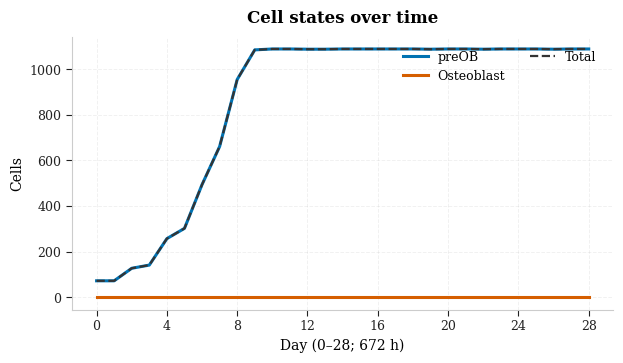
#> input picture main_out/C1/01_states_counts.png, 623 x 363 px, found by its file name; its folder holds only this picture in this run
$ python ars_analysis.py --input ../main_out/C1 --glob ../main_out/C1/01_states_counts.png
#> lines starting #> are read from the running program, lines starting #| are printed output that depends on the picture; after the words box and inside, x2 and y2 are one past the last pixel; in counts of white or black regions, pixels touching at a corner belong together
#!/usr/bin/env python3
# -*- coding: utf-8 -*-
"""
Alizarin Red S area — memory-safe, two-pass thresholds, clean overlays.

Method (default):
- Pass 1: for each image, compute Otsu on a downscaled (thumb) (R-G) image.
          Global T_rg = median of per-image Otsu values (robust, low RAM).
- Pass 2: per image, mask = (R-G > T_rg) AND (L* < Lcap). No cleanup by design.

Options:
- --mode global  (default): use median of per-image Otsu thresholds
- --mode perimg: compute Otsu per image (on a thumbnail) and apply to that image
- --thumb controls downscale used for Otsu estimation only (default 0.25)

Condition detection:
- From file prefix C1_..C8_ or parent folder c1..c8.

Outputs:
  <out>/
    masks/*.png        (downscaled for speed)
    overlays/*.png     (downscaled RGB with blue edges)
    tables/ars_area_by_image.csv
    tables/threshold_summary.csv
    figs/violin_percent_area.png
    figs/bar_mean_sd_percent_area.png

Usage:
  python ars_analysis.py --input arsdata --out ars_out
  python ars_analysis.py --input arsdata --output ars_out
"""

from __future__ import annotations
import argparse, re
from pathlib import Path
from typing import Dict, List, Tuple, Optional

import numpy as np
import pandas as pd
from skimage import io, color, segmentation, img_as_ubyte, transform
from skimage.filters import threshold_otsu

import matplotlib

matplotlib.use("Agg")
import matplotlib.pyplot as plt

# -------- Colors / Labels --------
VIOLIN_COLOR = "#E69F00"
DOT_COLOR = "#0072B2"
MEAN_COLOR = "#009E73"
MEDIAN_COLOR = MEAN_COLOR
MEAN_TEXT_FMT = "{:.2f}"
MEAN_TEXT_OFFSET = 0.14
_JITTER_RNG = np.random.default_rng(42)

COND_CODE: Dict[str, str] = {
    "C1": "Basal",
    "C2": "Osteo",
    "C3": "Osteo+D/MK4 (L/L)",
    "C4": "Osteo+D/MK4 (L/H)",
    "C5": "Osteo+D/MK4 (H/L)",
    "C6": "Osteo+D/MK4 (H/H)",
    "C7": "Osteo+Dex (H)",
    "C8": "Osteo+MK-4 (H)",
}
ORDER_C: List[str] = list(COND_CODE.values())
LABELS_2LINE: Dict[str, str] = {
    "Basal": "Basal",
    "Osteo": r"A+$\beta$-GP",
    "Osteo+D/MK4 (L/L)": r"A+$\beta$-GP" + "\n" + r"$D_LK_L$",
    "Osteo+D/MK4 (L/H)": r"A+$\beta$-GP" + "\n" + r"$D_LK_H$",
    "Osteo+D/MK4 (H/L)": r"A+$\beta$-GP" + "\n" + r"$D_HK_L$",
    "Osteo+D/MK4 (H/H)": r"A+$\beta$-GP" + "\n" + r"$D_HK_H$",
    "Osteo+Dex (H)": r"A+$\beta$-GP" + "\n" + r"$D_HK_0$",
    "Osteo+MK-4 (H)": r"A+$\beta$-GP" + "\n" + r"$D_0K_H$",
}

COND_RE = re.compile(r"\b(C[1-8])[_\-]", re.IGNORECASE)


def two_line_label(label: str) -> str:
    """Return a two-line version of the condition label if available."""
    return LABELS_2LINE.get(label, label)


# -------- Helpers --------
def detect_condition(path: Path) -> Tuple[str, str]:
    m = COND_RE.search(path.name)
    if m:
        code = m.group(1).upper()
    else:
        parent = path.parent.name.lower()
        if parent in [f"c{i}" for i in range(1, 9)]:
            code = parent.upper()
        else:
            gp = path.parent.parent.name.lower() if path.parent.parent else ""
            code = gp.upper() if gp in [f"c{i}" for i in range(1, 9)] else "UNKNOWN"
    return code, COND_CODE.get(code, "Unknown")


def load_rgb_float(p: Path) -> np.ndarray:
    """Load as float32 in [0,1], handle 2D, HWC/CHW, and RGBA."""
    img = io.imread(str(p))
    if img.ndim == 2:
        img = np.stack([img, img, img], axis=-1)
    elif img.ndim == 3:
        if img.shape[-1] in (3, 4):  # HWC
            img = img[..., :3]
        elif img.shape[0] in (3, 4):  # CHW
            img = np.moveaxis(img, 0, -1)[..., :3]
        else:
            raise ValueError(f"Unexpected image shape for {p}: {img.shape}")
    else:
        raise ValueError(f"Unsupported ndim for {p}: {img.ndim}")
    img = img.astype(np.float32)
    if img.max() > 1.01:  # 0-255 → 0-1
        img /= 255.0
    return np.clip(img, 0, 1)


def resize_safe(arr: np.ndarray, scale: float, order: int, aa: bool) -> np.ndarray:
    if scale == 1.0:
        return arr
    h, w = arr.shape[:2]
    new_hw = (max(1, int(h * scale)), max(1, int(w * scale)))
    if arr.ndim == 2:
        return transform.resize(
            arr, new_hw, order=order, preserve_range=True, anti_aliasing=aa
        ).astype(np.float32)
    else:
        return transform.resize(
            arr,
            (new_hw[0], new_hw[1], arr.shape[2]),
            order=order,
            preserve_range=True,
            anti_aliasing=aa,
        ).astype(np.float32)


def save_downscaled_png(path: Path, img: np.ndarray, scale: float):
    if img.ndim == 2:
        img_small = resize_safe(img, scale, order=0, aa=False)
    else:
        img_small = resize_safe(img, scale, order=1, aa=True)
    io.imsave(str(path), img_as_ubyte(np.clip(img_small, 0, 1)), check_contrast=False)


def overlay_edges(rgb: np.ndarray, mask: np.ndarray) -> np.ndarray:
    edges = segmentation.find_boundaries(mask, mode="outer")
    out = rgb.copy()
    out[edges] = [0, 0, 1.0]  # blue
    return out


def quick_rg_threshold(p: Path, thumb: float) -> float:
    """Compute Otsu on (R-G) of a thumbnail. Low RAM."""
    rgb = load_rgb_float(p)
    if thumb != 1.0:
        rgb = resize_safe(rgb, thumb, order=1, aa=True)
    rg_small = (rgb[..., 0] - rgb[..., 1]).astype(np.float32)
    return float(threshold_otsu(rg_small))


# -------- Plots --------
def jittered_scatter(ax, x_center, values, width=0.3):
    if len(values) == 0:
        return
    x = x_center + _JITTER_RNG.uniform(-width, width, size=len(values))
    ax.scatter(
        x,
        values,
        s=18,
        color=DOT_COLOR,
        edgecolor="black",
        linewidth=0.3,
        alpha=0.85,
        zorder=3,
    )


def violin_with_median(df: pd.DataFrame, outpath: Path):
    feat = "percent_area"
    groups = [g for g in ORDER_C if g in df["condition"].unique()]
    data = [df.loc[df["condition"] == g, feat].dropna().values for g in groups]

    fig, ax = plt.subplots(figsize=(12.5, 5.2))
    ax.yaxis.grid(True, linestyle="--", linewidth=0.6, alpha=0.4)
    parts = ax.violinplot(data, showmeans=False, showmedians=False, showextrema=False)
    for body in parts["bodies"]:
        body.set_facecolor(VIOLIN_COLOR)
        body.set_edgecolor("black")
        body.set_alpha(0.55)
        body.set_linewidth(0.7)

    for idx, values in enumerate(data, start=1):
        jittered_scatter(ax, idx, values)

    for i, g in enumerate(groups, start=1):
        y = df.loc[df["condition"] == g, feat].dropna().values
        if len(y) == 0:
            continue
        mu = float(np.mean(y))
        med = float(np.median(y))
        sd = float(np.std(y, ddof=1)) if len(y) > 1 else np.nan
        ci = 1.96 * sd / np.sqrt(len(y)) if len(y) > 1 else np.nan

        ax.plot([i], [med], "s", ms=5.0, color="black", mec="black", mew=0.5, zorder=5)
        ax.plot(
            [i], [mu], "D", ms=6.2, color=MEAN_COLOR, mec="black", mew=0.5, zorder=6
        )
        if np.isfinite(sd):
            ax.errorbar(
                [i],
                [mu],
                yerr=sd,
                fmt="none",
                ecolor="black",
                elinewidth=1.0,
                capsize=4,
                zorder=4,
            )
        if np.isfinite(ci):
            ax.errorbar(
                [i],
                [mu],
                yerr=ci,
                fmt="none",
                ecolor="#444444",
                elinewidth=2.0,
                alpha=0.7,
                zorder=3,
            )
        ax.text(
            i + MEAN_TEXT_OFFSET,
            mu,
            MEAN_TEXT_FMT.format(mu),
            ha="left",
            va="center",
            fontsize=8.5,
            color=MEAN_COLOR,
            fontweight="bold",
        )

    ax.set_xticks(range(1, len(groups) + 1))
    ax.set_xticklabels([two_line_label(g) for g in groups])
    ax.set_ylabel("ARS-stained area (%)")
    ax.set_title("Alizarin Red S — Area Fraction per Condition")
    fig.tight_layout()
    fig.savefig(outpath, dpi=300)
    plt.close(fig)


def bar_mean_sd_with_text(df: pd.DataFrame, outpath: Path):
    groups = [g for g in ORDER_C if g in df["condition"].unique()]
    means = [df.loc[df["condition"] == g, "percent_area"].mean() for g in groups]
    sds = [df.loc[df["condition"] == g, "percent_area"].std(ddof=1) for g in groups]

    fig, ax = plt.subplots(figsize=(12, 4))
    x = np.arange(len(groups))
    ax.bar(
        x, means, yerr=sds, capsize=4, color=VIOLIN_COLOR, edgecolor="black", alpha=0.75
    )
    ax.plot(
        x,
        means,
        linestyle="none",
        marker="D",
        color=MEDIAN_COLOR,
        markeredgecolor="black",
        markeredgewidth=0.4,
    )
    for xi, m in zip(x, means):
        ax.text(
            xi,
            m,
            f"{m:.1f}",
            ha="center",
            va="bottom",
            color=MEDIAN_COLOR,
            fontsize=9,
            weight="bold",
        )
    ax.set_xticks(x)
    ax.set_xticklabels([two_line_label(g) for g in groups])
    ax.set_ylabel("ARS-stained area (%)")
    ax.set_title("Alizarin Red S — Mean ± SD (with mean value)")
    ax.grid(True, axis="y", alpha=0.3)
    fig.tight_layout()
    fig.savefig(outpath, dpi=300)
    plt.close(fig)


# -------- Main --------
def main():
    ap = argparse.ArgumentParser()
    ap.add_argument("-i", "--input", required=True, help="Root folder with images.")
    ap.add_argument(
        "-o",
        "--out",
        "--output",
        dest="out",
        default="ars_out",
        help="Base output folder for masks, overlays, tables, and figures.",
    )
    ap.add_argument("--glob", default="**/*.tif", help="Recursive glob for images.")
    ap.add_argument(
        "--lcap",
        type=float,
        default=75.0,
        help="L* cap: only pixels darker than this are allowed.",
    )
    ap.add_argument(
        "--save-scale", type=float, default=0.5, help="Downscale factor for saved PNGs."
    )
    ap.add_argument(
        "--thumb",
        type=float,
        default=0.25,
        help="Downscale used for Otsu estimation (0.1–0.5 good).",
    )
    ap.add_argument(
        "--mode",
        choices=["global", "perimg"],
        default="global",
        help="Threshold strategy: median-of-per-image (global) or per-image.",
    )
    args = ap.parse_args()

    in_root = Path(args.input)
    out_root = Path(args.out)
    d_masks = out_root / "masks"
    d_ovl = out_root / "overlays"
    d_tabs = out_root / "tables"
    d_figs = out_root / "figs"
    for d in [d_masks, d_ovl, d_tabs, d_figs]:
        d.mkdir(parents=True, exist_ok=True)

    # 1) Discover images & conditions
    files = sorted(in_root.glob(args.glob))
    items = []
    for p in files:
        code, label = detect_condition(p)
        if label != "Unknown":
            items.append({"path": p, "cond_code": code, "condition": label})
    if not items:
        raise SystemExit("No C1..C8 images found. Check names/folders.")
    df_idx = pd.DataFrame(items)

    # 2) Build thresholds (lightweight)
    if args.mode == "global":
        t_list: List[float] = []
        for p in df_idx["path"]:
            try:
                t = quick_rg_threshold(p, thumb=args.thumb)
#> in load_rgb_float, img is the input picture: shape (363, 623, 4); mean R, G, B, A 249.5, 249.2, 248.8, 255
#> in quick_rg_threshold, `rg_small = (rgb[..., 0] - rgb[..., 1]).astype(np.float32)`:
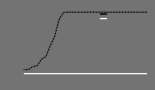
#> rg_small: shape (90, 155) float32; min -0.231, max 0.281, mean 0.00113; drawn with min black and max white
#> t = 0.0761
                t_list.append(t)
            except Exception as e:
                print(f"[skip T] {p.name}: {e}")
        if not t_list:
            raise SystemExit("No thresholds computed.")
        T_rg_global = float(np.median(t_list))
#> T_rg_global = 0.0761
        print(
            f"[info] Global T_rg (median of per-image Otsu on thumb={args.thumb}): {T_rg_global:.5f}"
        )
#| [info] Global T_rg (median of per-image Otsu on thumb=0.25): 0.07609
    else:
        T_rg_global = np.nan  # unused

    # 3) Process images one-by-one (no caching)
    out_rows = []
    for p, cond_code, condition in df_idx[
        ["path", "cond_code", "condition"]
    ].itertuples(index=False):
        try:
            rgb = load_rgb_float(p)
            lab = color.rgb2lab(rgb).astype(np.float32)  # L* in [0..100]
#> lab: shape (363, 623, 3) float32; mean of channels 0, 1, 2 97.9, 0.2, 0.2
            L = lab[..., 0]
            rg = (rgb[..., 0] - rgb[..., 1]).astype(np.float32)
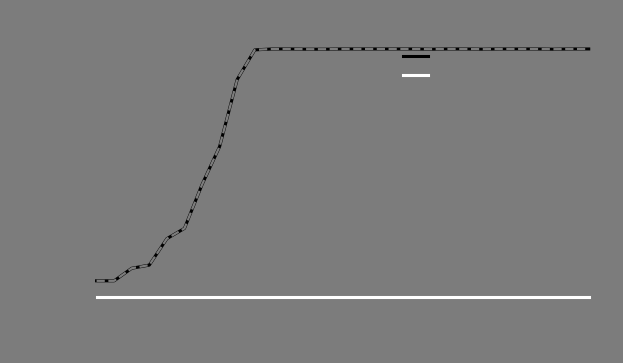
#> rg: shape (363, 623) float32; min -0.447, max 0.467, mean 0.00115; drawn with min black and max white

            if args.mode == "global":
                T_rg = T_rg_global
#> T_rg = 0.0761
            else:
                # per-image threshold from a thumbnail
                T_rg = quick_rg_threshold(p, thumb=args.thumb)

            mask = (rg > T_rg) & (L < args.lcap)
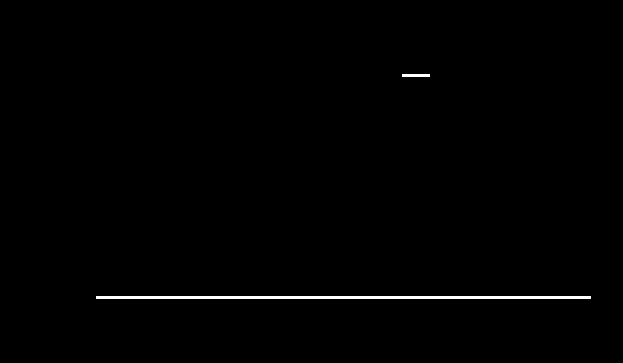
#> mask: shape (363, 623) bool; 0.69% white; 2 white regions, box (x1, y1, x2, y2) and area: (96, 296, 591, 299) 1485, (402, 74, 430, 77) 84

            stained = int(mask.sum())
#> stained = 1569
            total = mask.size
            frac = stained / total * 100.0
#> frac = 0.694

            stem = p.stem
            save_downscaled_png(
                d_masks / f"{stem}_mask.png", mask.astype(np.float32), args.save_scale
            )
            ov = overlay_edges(rgb, mask)
#> in overlay_edges, `out[edges] = [0, 0, 1.0]`:
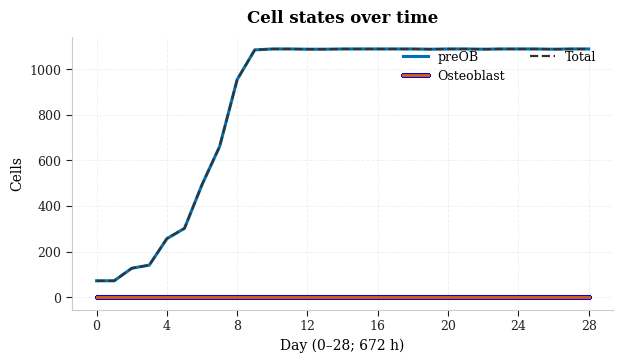
#> out: shape (363, 623, 3) float32; mean of channels 0, 1, 2 0.974, 0.973, 0.976; drawn as R, G, B
            save_downscaled_png(d_ovl / f"{stem}_overlay.png", ov, args.save_scale)
#> call 3 of resize_safe, with scale = 0.5, order = 1, aa = True
#> in resize_safe (call 3), `return transform.resize( arr, (new_hw[0], new_hw[1], arr.shape[2]), or..`:
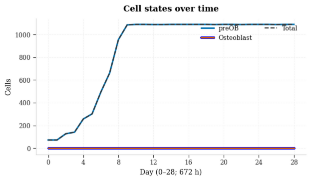
#> returned value: shape (181, 311, 3) float32; mean of channels 0, 1, 2 0.973, 0.972, 0.977; drawn as R, G, B

            out_rows.append(
                {
                    "image": stem,
                    "path": str(p),
                    "cond_code": cond_code,
                    "condition": condition,
                    "percent_area": frac,
                    "stained_pixels": stained,
                    "total_pixels": total,
                    "T_rg_used": float(T_rg),
                }
            )
        except Exception as e:
            print(f"[error] {p.name}: {e}")

    if not out_rows:
        raise SystemExit("No images processed successfully.")

    df_res = pd.DataFrame(out_rows)
#> df_res = table of 1 rows and 8 columns
    df_res.to_csv(d_tabs / "ars_area_by_image.csv", index=False)

    # 4) Threshold summary
    if args.mode == "global":
        pd.DataFrame(
            [
                {
                    "rule": "mask = (R-G > T_rg) AND (L* < Lcap)",
                    "mode": "global-median",
                    "T_rg_global": float(T_rg_global),
                    "Lcap": float(args.lcap),
                    "thumb": float(args.thumb),
                    "n_images": int(len(df_idx)),
                }
            ]
        ).to_csv(d_tabs / "threshold_summary.csv", index=False)
    else:
        pd.DataFrame(
            [
                {
                    "rule": "mask = (R-G > T_rg_img) AND (L* < Lcap)",
                    "mode": "per-image",
                    "Lcap": float(args.lcap),
                    "thumb": float(args.thumb),
                    "n_images": int(len(df_idx)),
                }
            ]
        ).to_csv(d_tabs / "threshold_summary.csv", index=False)

    # 5) Figures
    violin_with_median(df_res, d_figs / "violin_percent_area.pdf")
#> in violin_with_median, `fig.savefig(outpath, dpi=300)`:
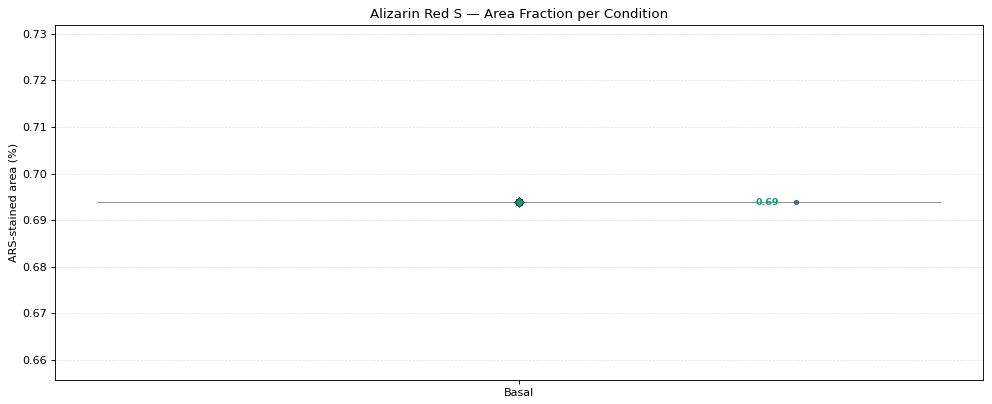
#> figure drawn by matplotlib, 1 panel
    bar_mean_sd_with_text(df_res, d_figs / "bar_mean_sd_percent_area.pdf")
#> in bar_mean_sd_with_text, `fig.savefig(outpath, dpi=300)`:
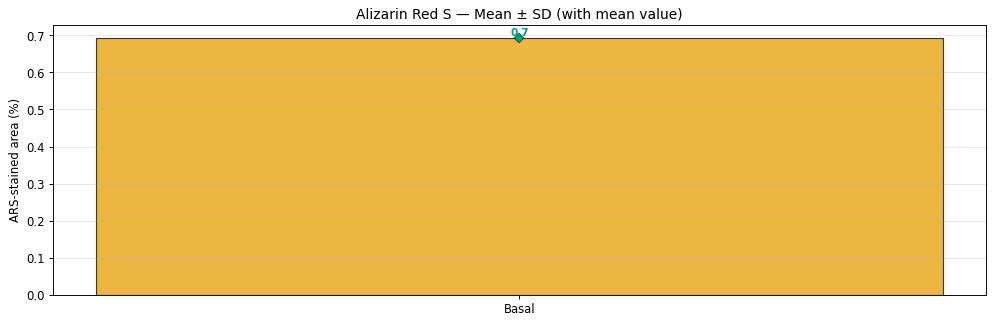
#> figure drawn by matplotlib, 1 panel

    print("✅ Done:", out_root)
    print("  Masks:", d_masks)
    print("  Overlays:", d_ovl)
    print(
        "  Tables:",
        d_tabs / "ars_area_by_image.csv",
        ",",
        d_tabs / "threshold_summary.csv",
    )
    print(
        "  Figures:",
        d_figs / "violin_percent_area.png",
        ",",
        d_figs / "bar_mean_sd_percent_area.png",
    )


if __name__ == "__main__":
    main()

$ run again, on main_out/C1/06_alp_total.png
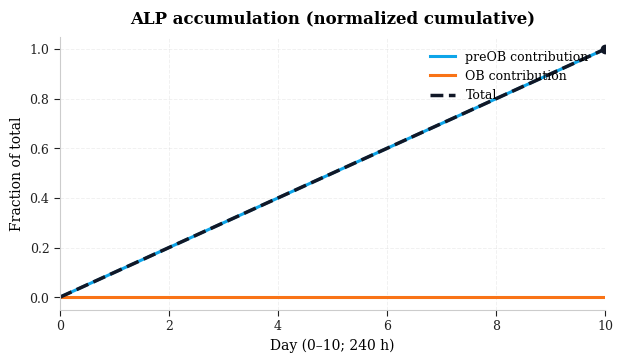
#> input picture main_out/C1/06_alp_total.png, 623 x 363 px, found by its file name
#> in load_rgb_float, img is the input picture: shape (363, 623, 4); mean R, G, B, A 248.1, 247.6, 247.2, 255
#> t = 0.0889
#| [info] Global T_rg (median of per-image Otsu on thumb=0.25): 0.08891
#> lab: shape (363, 623, 3) float32; mean of channels 0, 1, 2 97.3, 0.3, 0.3
#> in main, `rg = (rgb[..., 0] - rgb[..., 1]).astype(np.float32)`:
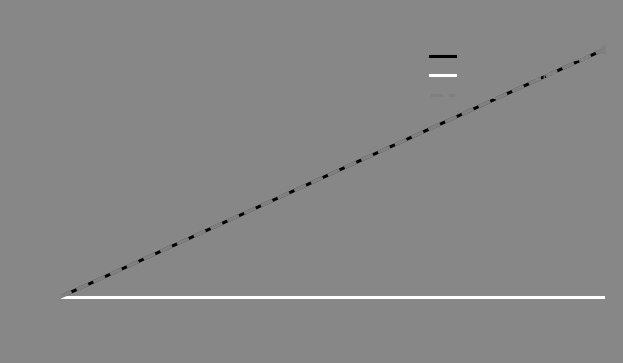
#> rg: shape (363, 623) float32; min -0.592, max 0.525, mean 0.00205; drawn with min black and max white
#> mask: shape (363, 623) bool; 0.76% white; 2 white regions, box (x1, y1, x2, y2) and area: (61, 296, 605, 299) 1626, (429, 74, 457, 77) 84
#> stained = 1710
#> frac = 0.756
#> edges: shape (363, 623) bool; 0.51% white in thin lines or dots, all inside (x1, y1, x2, y2) = (60, 73, 606, 300)
#> out: shape (363, 623, 3) float32; mean of channels 0, 1, 2 0.968, 0.966, 0.97
#> df_res = table of 1 rows and 8 columns
#> in bar_mean_sd_with_text, `fig.savefig(outpath, dpi=300)`:
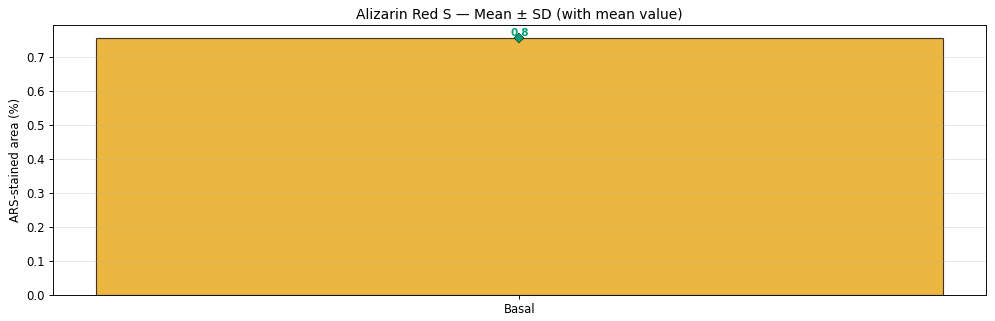
#> figure drawn by matplotlib, 1 panel

$ run again, on main_out/C1/02_events_cumulative.png
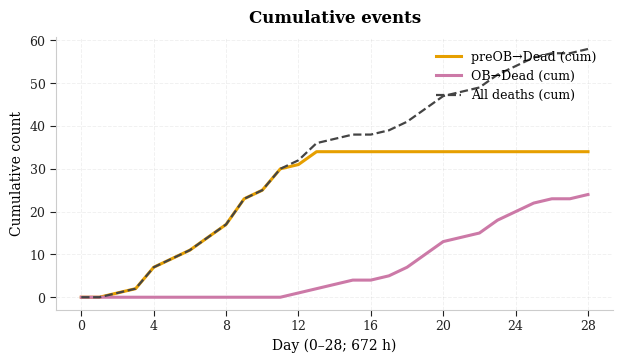
#> input picture main_out/C1/02_events_cumulative.png, 623 x 363 px, found by its file name
#> in load_rgb_float, img is the input picture: shape (363, 623, 4); mean R, G, B, A 250, 248.9, 248.3, 255
#> t = 0.0844
#| [info] Global T_rg (median of per-image Otsu on thumb=0.25): 0.08436
#> lab: shape (363, 623, 3) float32; mean of channels 0, 1, 2 97.8, 0.4, 0.4
#> in main, `mask = (rg > T_rg) & (L < args.lcap)`:
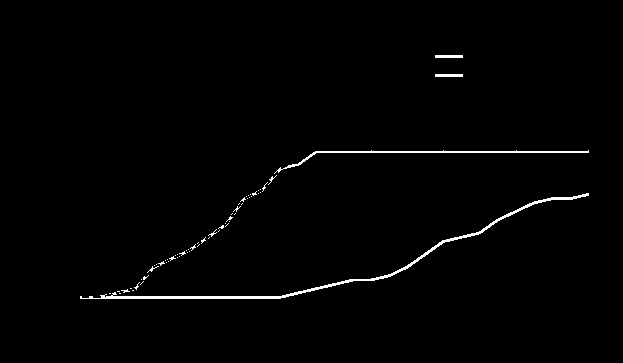
#> mask: shape (363, 623) bool; 1.2% white in thin lines or dots, all inside (x1, y1, x2, y2) = (80, 55, 589, 299)
#> stained = 2645
#> frac = 1.17
#> edges: shape (363, 623) bool; 1% white in thin lines or dots, all inside (x1, y1, x2, y2) = (79, 54, 590, 300)
#> out: shape (363, 623, 3) float32; mean of channels 0, 1, 2 0.971, 0.968, 0.977
#> df_res = table of 1 rows and 8 columns
#> in bar_mean_sd_with_text, `fig.savefig(outpath, dpi=300)`:
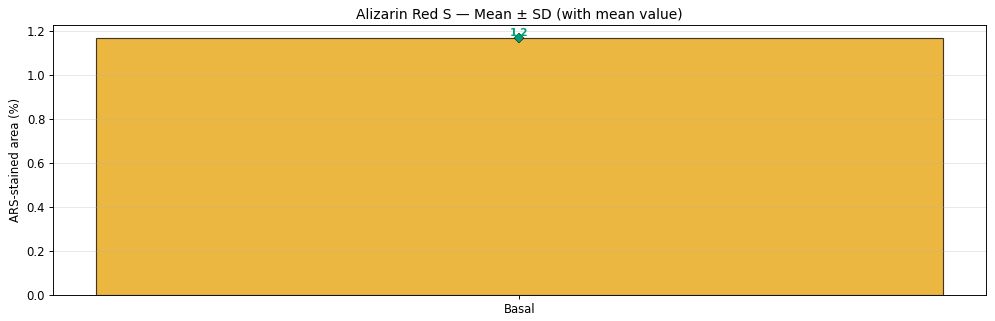
#> figure drawn by matplotlib, 1 panel
